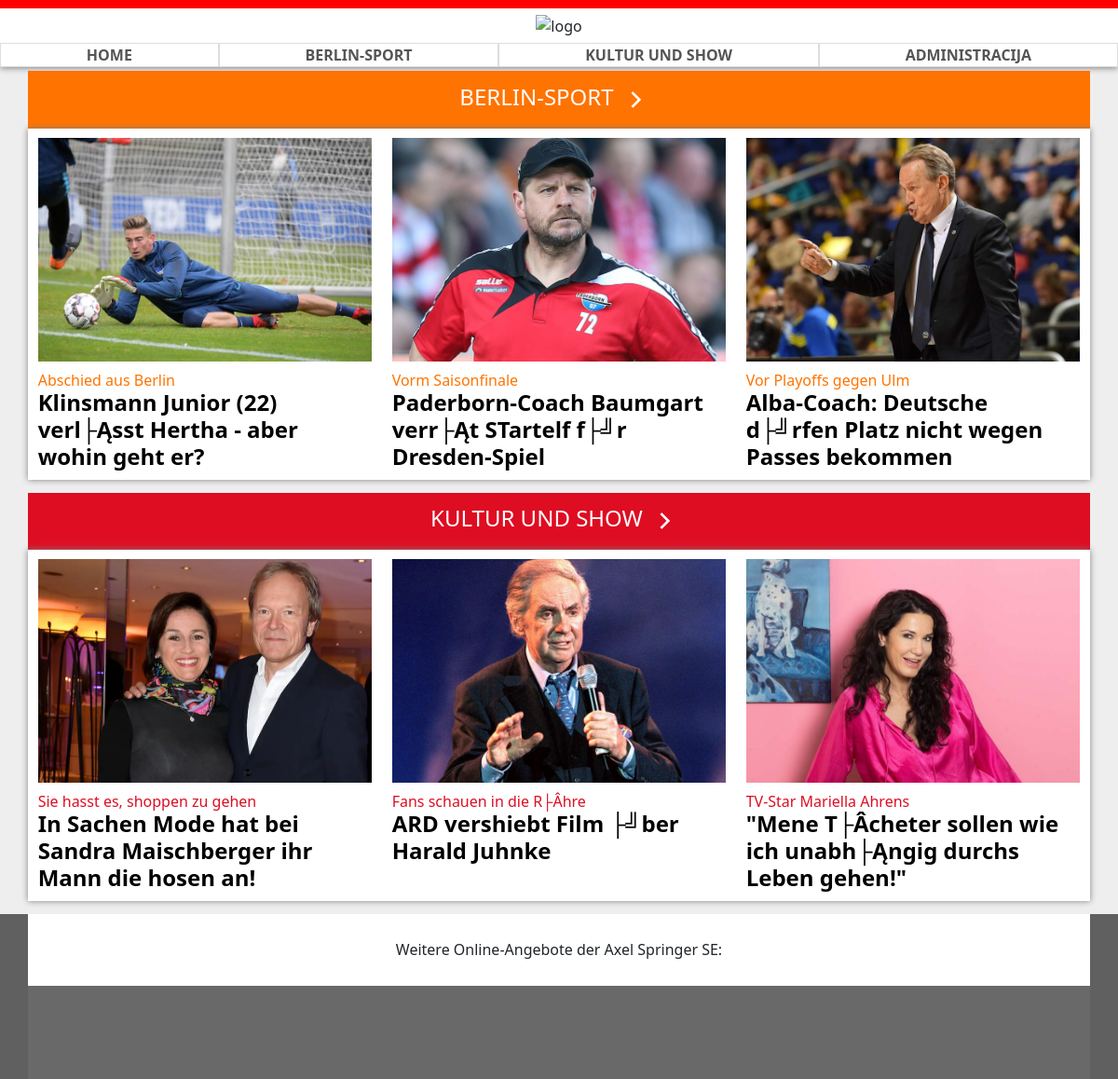
The app's page /, older data.
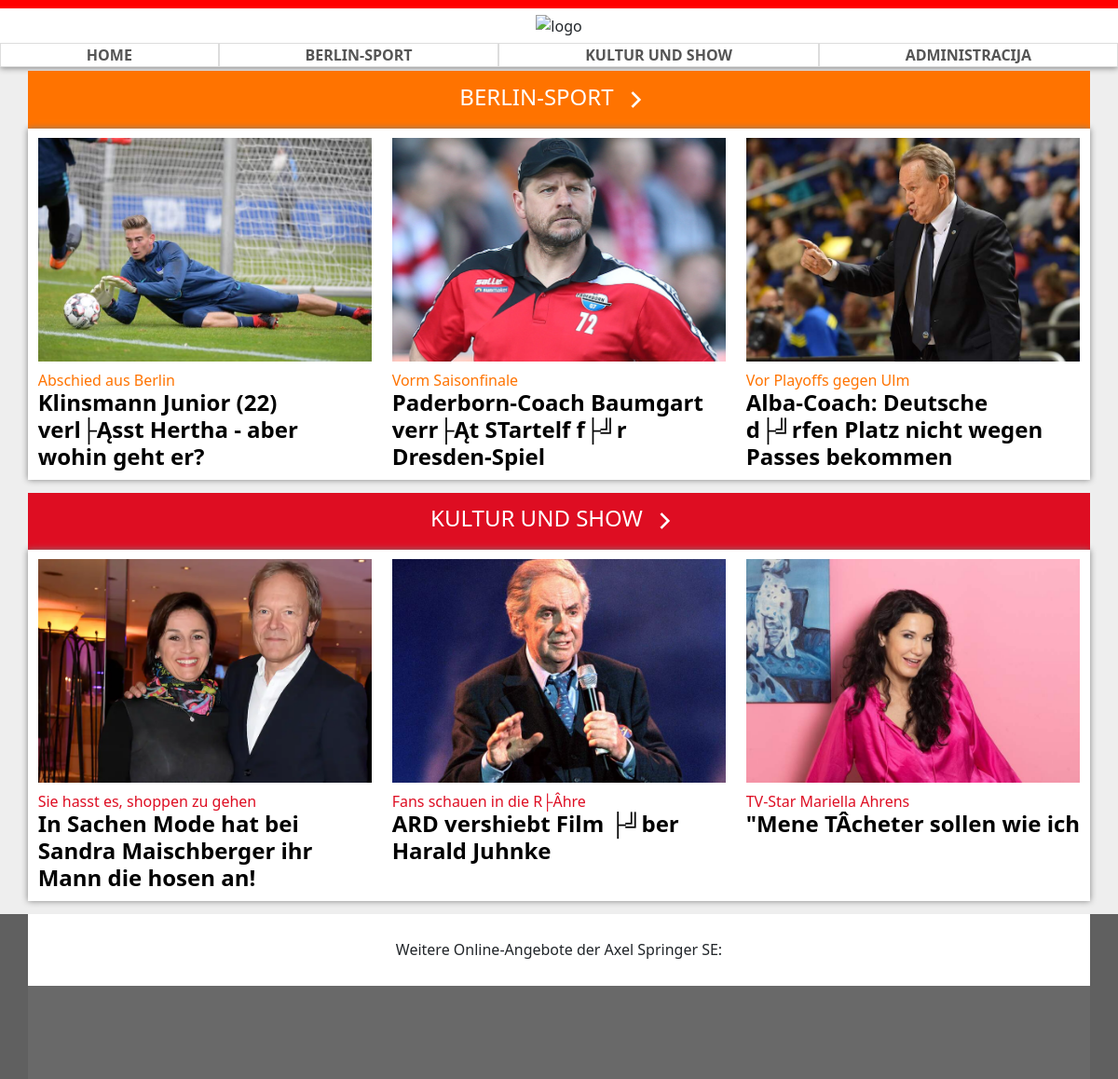
The same page, newer data.
### tables this page shows
CREATE TABLE `category` (
  `id` int(11) NOT NULL,
  `name` varchar(255) NOT NULL
);

CREATE TABLE `news` (
  `id` int(11) NOT NULL,
  `subtitle` varchar(255) NOT NULL,
  `title` varchar(255) NOT NULL,
  `content` mediumtext NOT NULL,
  `article_subtitle` text NOT NULL,
  `img` varchar(255) NOT NULL,
  `category_id` int(11) NOT NULL,
  `hidden` tinyint(1) NOT NULL,
  `creation_date` timestamp NOT NULL DEFAULT current_timestamp()
);

### index.php (the view, shortened to what this page needs)
<!DOCTYPE html>
<html lang="de">
<head>
    <link href="https://cdn.jsdelivr.net/npm/bootstrap@5.2.0-beta1/dist/css/bootstrap.min.css" rel="stylesheet">
    <link rel="stylesheet" href="style/index.css">
    <link rel="stylesheet" href="style/shared.css">
</head>
<body>
    <?php
    include_once "header.php";
    function section($row)
    {
        $name = str_replace(' ', '-', $row['name']);
        echo '<section id="' . $name . '" class="container g-0">';
        echo '<div class="container-fluid title">';
        $right_arrow = file_get_contents("img/right-arrow.svg");
        echo '<a href="index.php?category=' . $row['id'] . '">' . $row['name'] . $right_arrow . '</a>';
        echo '</div>';
        echo '<div class="container articles">';
        echo '<div class="row g-0">';
        $query = "SELECT id, title, subtitle, img FROM news WHERE category_id = ? AND hidden = false ORDER BY creation_date DESC";
        if (!isset($_GET["category"])) {
            $query = $query . " LIMIT 0,3";
        }
        $stmt = $GLOBALS["dbc"]->prepare($query);
        $stmt->bind_param("i", $row['id']);
        $stmt->execute();
        $result = $stmt->get_result();
        while ($article_row = $result->fetch_assoc()) {
            article($article_row);
        }
        echo '</div>';
        echo '</div>';
        echo '</section>';
    }
    function article($row)
    {
        echo '<a href="article.php?id=' . $row['id']
            . '" class="article-link col-12 col-md-4">';
        echo '<article>';
        echo '<img src="img/' . $row['img'] . '" alt="img' . $row['id'] . '">';
        echo '<h6 class="subtitle">' . $row['subtitle'] . '</h6>';
        echo '<h4 class="title">' . $row['title'] . '</h4>';
        echo '</article>';
        echo '</a>';
    }
    $result = null;
    if (isset($_GET["category"])) {
        $query = "SELECT * FROM category WHERE id = ?;";
        $stmt = $GLOBALS["dbc"]->prepare($query);
        $stmt->bind_param("i", $_GET["category"]);
        $stmt->execute();
        $result = $stmt->get_result();
    } else {
        $query = "SELECT * FROM category;";
        $result = $dbc->query($query);
    }
    while ($row = $result->fetch_assoc()) {
        section($row);
    }
    ?>
</body>
</html>

### header.php (shortened to what this page needs)
<header id="header">
    <div id="logo">
        <img src="img/logo.png" alt="logo">
    </div>
    <nav id="nav">
        <ul>
            <li><a href="index.php">Home</a></li>
            <?php
            $query = "SELECT * FROM category;";
            $result = $dbc->query($query);
            while ($cateogry = $result->fetch_assoc()) {
                echo '<li><a href="index.php?category=' . $cateogry['id'] . '">' . $cateogry['name'] . '</a></li>';
            }
            ?>
            <li><a href="login.php">Administracija</a></li>
        </ul>
    </nav>
</header>

### style/index.css (style rules this page uses)
section { text-align: center; margin-bottom: 10pt; }
section .articles { background-color: white; padding: 0; box-shadow: 0pt 0 5pt grey; }
section article { text-align: left; margin: 8pt; }
section article img { width: 100%; height: 180pt; object-fit: cover; }
section article .subtitle { margin-top: 8pt; margin-bottom: 0; }
section article .title { color: black; font-weight: 600; }
.article-link { text-decoration: none; }
#berlin-sport article .subtitle { color: #ff7300; }
#kultur-und-show article .subtitle { color: #de0d22; }
section .title a { display: block; text-decoration: none; text-transform: uppercase; color: white; font-size: 1.5em; padding: 5pt; }
.right-arrow { transform: scale(0.7); }
#berlin-sport>.title { background-color: #ff7300; }
#kultur-und-show>.title { background-color: #de0d22; }

### style/shared.css (style rules this page uses)
body { background-color: #eeeeee; }
#header { background-color: white; border-top: 7pt solid red; box-shadow: 0 1pt 5pt grey; margin-bottom: 3pt; }
#footer { background-color: #606060; }
#footer .rect { background-color: #696969; }
#footer .text { background-color: white; padding: 20pt; text-align: center; margin-top: 5pt; }
#logo { text-align: center; }
#logo>img { height: 20pt; margin: 5pt; }
#nav ul { list-style-type: none; margin: 0; padding: 0; width: 100%; display: flex; flex-direction: row; justify-content: space-around; }
#nav li { display: inline-block; text-align: center; border: 0.5pt solid #ddd; flex-grow: 1; }
#nav a { display: inline-block; color: #555; text-decoration: none; text-transform: uppercase; font-weight: 600; width: 100%; }

Row changes from the older to the newer data that the page shows:
changed news "TV-Star Mariella Ahrens": title "\"Mene T├Âcheter sollen wie ich unabh├Ąngig durchs Leben gehen!\"" → "\"Mene TÂcheter sollen wie ich"
